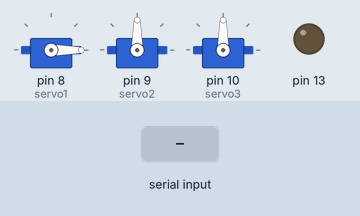
A sketch run on a simulated Arduino Uno, built with avr-gcc and run on an emulated ATmega328P. Parts: 3 × servo, output pins drawn as LEDs (lit = HIGH). The test bench sets the inputs (shaded band).

Above: at 3.2 s.
3.3 s: "90,45\n" received over Serial
At 3.9 s:
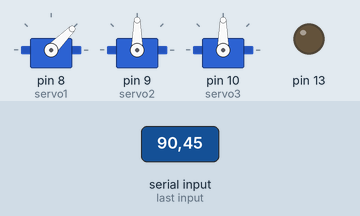
5.8 s: "30,150\n" received over Serial
At 6.6 s:
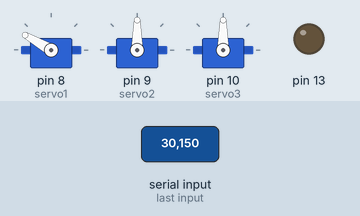
8.3 s: "200\n" received over Serial
At 8.8 s:
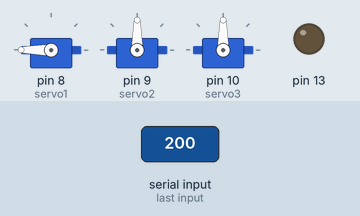
Timing chart, 0 to 11.3 s (numbered marks = the images above; inputs shaded):
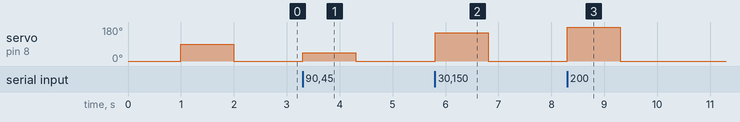

The sketch:

recieving_data.ino
```cpp
#include<Servo.h>

Servo servo1;
Servo servo2;
Servo servo3;

bool is_open = true;
int teaspoons = 5;


void setup() {
  pinMode(13, OUTPUT);
  Serial.begin(9600);


  servo1.attach(8);
  servo2.attach(9);
  servo3.attach(10);

  servo1.write(0);
  delay(1000);
  servo1.write(90);
  delay(1000);
  servo1.write(0);
}


// the loop function runs over and over again forever
void loop() {

  /* moves 90degrees clockwise
    servo1.write(50);
    delay(210);
    servo1.write(91);
    delay(1000); */
    Serial.flush(); //flush all previous received and transmitted data
    while(!Serial.available());

    int rotation_state = Serial.parseInt();

    servo1.write(rotation_state);
}
```

Measured:
- after the input at 3.3 s, servo on pin 8 (servo1): 0° → 45° at once, → 0° 1.0 s later
- after the input at 5.8 s, servo on pin 8 (servo1): 0° → 150° at once, → 0° 1.0 s later
- after the input at 8.3 s, servo on pin 8 (servo1): 0° → 180° at once, → 0° 1.0 s later
